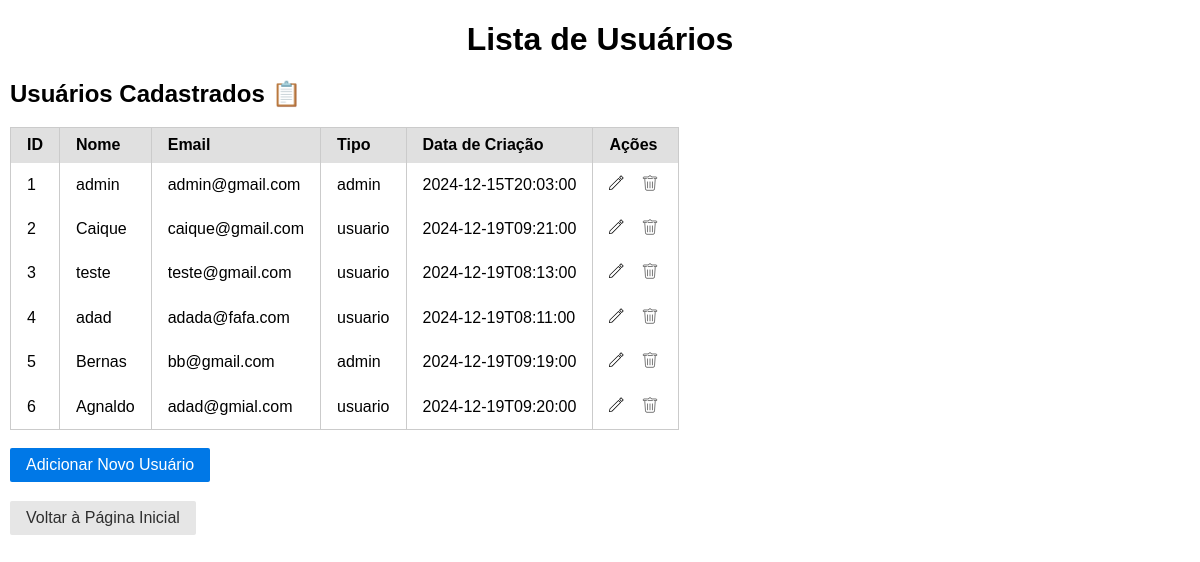
/users/, run on the app's committed database.
### Uniao/model/Usuarios.py (models this page shows)
class Usuarios(database.Model):
    id = database.Column(database.Integer, primary_key=True)
    nome = database.Column(database.String(100), nullable=False)
    email = database.Column(database.String(120), unique=True, nullable=False)
    senha = database.Column(database.String(255), nullable=False)
    tipo = database.Column(database.String(20), nullable=False)
    data_criacao = database.Column(database.DateTime, nullable=False)
    emprestimos = database.relationship("Emprestimos", back_populates="usuario", lazy=True)
    reservas = database.relationship("Reservas", back_populates="usuario", lazy=True)
    multas = database.relationship("Multas", back_populates="usuario", lazy=True)
    def JSonificar(self):
        return {
            "id": self.id,
            "nome": self.nome,
            "email": self.email,
            "tipo": self.tipo,
            "data_criacao": self.data_criacao.isoformat(),
            "emprestimos": [emprestimo.JSonificar() for emprestimo in self.emprestimos],
            "reservas": [reserva.JSonificar() for reserva in self.reservas],
            "multas": [multa.JSonificar() for multa in self.multas]
        }

### Uniao/controller/UsuarioController.py (the view)
@usuarioController.route('/', methods=['GET'])
def view_usuarios():
    try:
        usuarios = usuariosRepository.listarTodosJSON()
        return render_template("Usuario/usuarios.html", usuarios=usuarios)
    except Exception as e:
        flash(f"Erro ao carregar os usuários: {e}", "error")
        return render_template("Usuario/usuarios.html", usuarios=[])

### Uniao/DAO/UsuarioDAO.py (called while the page is built)
    @staticmethod
    def listar_todos():
        return Usuarios.query.all()

### Uniao/model/Emprestimos.py (called while the page is built)
    def JSonificar(self):
        return {
            "id": self.id,
            "usuario": self.usuario.nome,
            "multas": self.multas,
            "livro": self.livro.titulo,
            "data_emprestimo": self.data_emprestimo.isoformat(),
            "data_devolucao_prevista": self.data_devolucao_prevista.isoformat(),
            "data_devolucao_real": self.data_devolucao_real.isoformat() if self.data_devolucao_real else None
        }

### Uniao/model/Multas.py (called while the page is built)
    def JSonificar(self):
        return {
            "id": self.id,
            "emprestimo": self.emprestimo,
            "usuario": self.usuario.nome,
            "valor": self.valor,
            "data_geracao": self.data_geracao.isoformat(),
            "status": self.status,
            "emprestimo_id": self.emprestimo_id
        }

### Uniao/repository/UsuarioRepository.py (called while the page is built)
    def listarTodosJSON(self):
        try:
            usuarios = self.usuarioDAO.listar_todos()
            return [usuario.JSonificar() for usuario in usuarios]
        except Exception as e:
            print(f"Erro ao listar todos os usuarios: {e}")
            return []

### Uniao/templates/Usuario/usuarios.html (shortened to what this page needs)
<!DOCTYPE html>
<html lang="pt-br">
<head>
    <link rel="stylesheet" href="{{ url_for('static', filename='css/base.css') }}">
    <link rel="stylesheet" href="{{ url_for('static', filename='css/formulario.css') }}">
    <link rel="stylesheet" href="{{ url_for('static', filename='css/table.css') }}">
</head>
<body>
    <header>
        <h1 class="centralizar">Lista de Usuários</h1>
    </header>
    <main>
        <h2>Usuários Cadastrados 📋</h2>
        <table class="pure-table">
            <thead>
                <tr>
                    <th>ID</th>
                    <th>Nome</th>
                    <th>Email</th>
                    <th>Tipo</th>
                    <th>Data de Criação</th>
                    <th>Ações</th>
                </tr>
            </thead>
            <tbody>
                {% if usuarios %}
                {% for usuario in usuarios %}
                <tr>
                    <td>{{ usuario.id }}</td>
                    <td>{{ usuario.nome }}</td>
                    <td>{{ usuario.email }}</td>
                    <td>{{ usuario.tipo }}</td>
                    <td>{{ usuario.data_criacao }}</td>
                    <td>
                        <button  class="imagem-botao" style="display:inline;">
                            <a href="{{ url_for('bp_usuario.edit_usuario', usuario_id=usuario.id) }}"><img src="/static/img/pencil.svg" alt="Excluir"></a>
                        </button>
                        <form action="{{ url_for('bp_usuario.delete_usuario', usuario_id=usuario.id) }}" method="POST" style="display:inline;">
                                <button type="submit" style="cursor: pointer;" class="imagem-botao" onclick="return confirm('Tem certeza que deseja excluir este usuário?')">
                                    <img style="cursor: pointer;;" src="/static/img/delete.svg" alt="Excluir">
                                </button>
                        </form>
                    </td>
                </tr>
                {% endfor %}
                {% else %}
                <tr>
                    <td colspan="6">Nenhum usuário encontrado.</td>
                </tr>
                {% endif %}
            </tbody>
        </table>
        <br>
    </main>
    <footer>
        <button class="pure-button pure-button-primary"><a href="{{ url_for('bp_usuario.add_usuario') }}">Adicionar Novo Usuário</a></button><br><br>
        <button class="pure-button"><a href="{{ url_for('bp_inicio.index') }}" class="button">Voltar à Página Inicial</a></button>
    </footer>
</body>
</html>

### Uniao/static/css/base.css (style rules this page uses)
html { line-height:1.15;-webkit-text-size-adjust:100% }
body { margin:0 }
main { display:block }
h1 { font-size:2em;margin:.67em 0 }
a { background-color:transparent }
img { border-style:none }
button,input,optgroup,select,textarea { font-family:inherit;font-size:100%;line-height:1.15;margin:0 }
button,input { overflow:visible }
button,select { text-transform:none }
[type=button],[type=reset],[type=submit],button { -webkit-appearance:button }
html { font-family:sans-serif }
.pure-button { display:inline-block;line-height:normal;white-space:nowrap;vertical-align:middle;text-align:center;cursor:pointer;-webkit-user-drag:none;-webkit-user-select:none;user-select:none;box-sizing:border-box }
.pure-button { font-family:inherit;font-size:100%;padding:.5em 1em;color:rgba(0,0,0,.8);border:none transparent;background-color:#e6e6e6;text-decoration:none;border-radius:2px }
.pure-button-primary,.pure-button-selected,a.pure-button-primary,a.pure-button-selected { background-color:#0078e7;color:#fff }
.pure-table { border-collapse:collapse;border-spacing:0;empty-cells:show;border:1px solid #cbcbcb }
.pure-table td,.pure-table th { border-left:1px solid #cbcbcb;border-width:0 0 0 1px;font-size:inherit;margin:0;overflow:visible;padding:.5em 1em }
.pure-table thead { background-color:#e0e0e0;color:#000;text-align:left;vertical-align:bottom }
.pure-table td { background-color:transparent }
body { padding-left: 10px; padding-right: 10px; }
.centralizar { text-align: center; }
.imagem-botao { background: none; border: none; padding: 0; }
.imagem-botao img { display: block; width: 24px; height: 24px; }

### Uniao/static/css/formulario.css (style rules this page uses)
a { text-decoration: none; color: inherit; }

### Uniao/static/css/table.css (style rules this page uses)
.pure-table button { border: transparent; border-radius: 0px; text-shadow: none; color: none; }

### data on the page
Usuarios: id "1", nome "admin", email "admin@gmail.com", tipo "admin", data_criacao "2024-12-15T20:03:00"
Usuarios: id "2", nome "Caique", email "caique@gmail.com", tipo "usuario", data_criacao "2024-12-19T09:21:00"
Usuarios: id "3", nome "teste", email "teste@gmail.com", tipo "usuario", data_criacao "2024-12-19T08:13:00"
Usuarios: id "4", nome "adad", email "adada@fafa.com", tipo "usuario", data_criacao "2024-12-19T08:11:00"
Usuarios: id "5", nome "Bernas", email "bb@gmail.com", tipo "admin", data_criacao "2024-12-19T09:19:00"
Usuarios: id "6", nome "Agnaldo", email "adad@gmial.com", tipo "usuario", data_criacao "2024-12-19T09:20:00"
